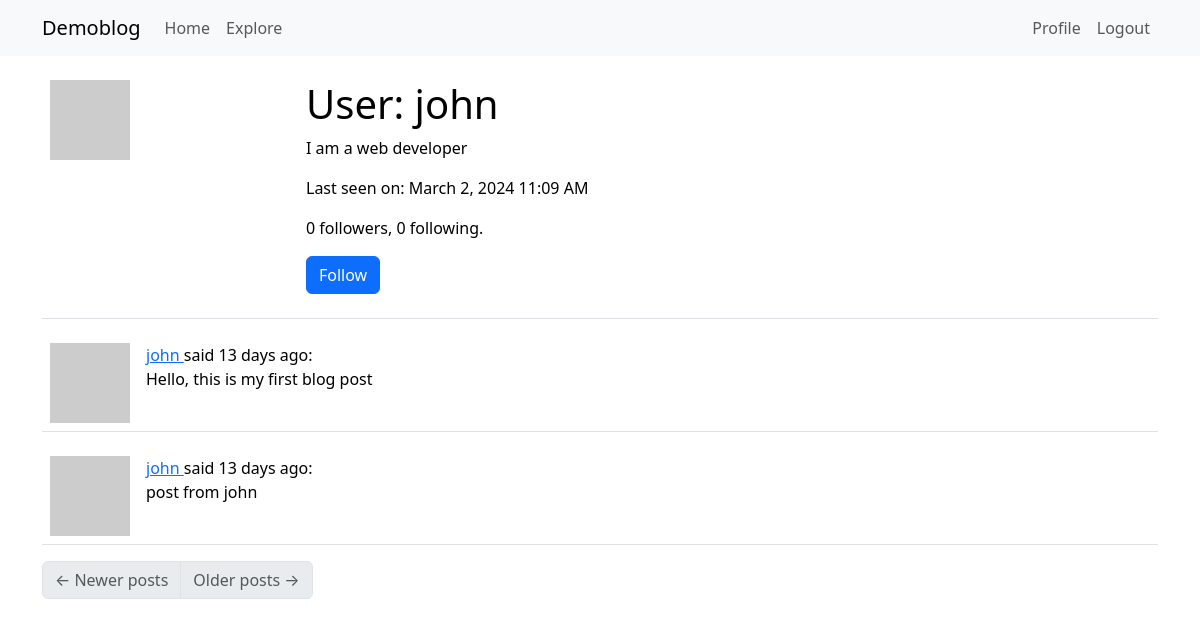
The page /user/john (signed in) on the database its author committed.
### app/models.py (models this page shows, shortened)
class PaginatedAPIMixin(object):
    @staticmethod
    def to_collection_dict(query, page, per_page, endpoint, **kwargs):
        resources = db.paginate(query, page=page, per_page=per_page, error_out=False)
        data = {
            'items': [item.to_dict() for item in resources.items],
            '_meta': {
                'page': page,
                'per_page': per_page,
                'total_pages': resources.pages,
                'total_items': resources.total
            },
            '_links': {
                'self': url_for(endpoint, page=page, per_page=per_page, **kwargs), # rest are argument for the endpoint
                'next': url_for(endpoint, page=page+1, per_page=per_page, **kwargs) if resources.has_next else None,
                'prev': url_for(endpoint, page=page-1, per_page=per_page, **kwargs) if resources.has_prev else None
            }
        }
        return data

class User(UserMixin, PaginatedAPIMixin, db.Model):
    id: so.Mapped[int] = so.mapped_column(primary_key=True)
    username: so.Mapped[str] = so.mapped_column(sa.String(64), index=True, unique=True)
    email: so.Mapped[str] = so.mapped_column(sa.String(120), index=True, unique=True)
    password_hash: so.Mapped[Optional[str]] = so.mapped_column(sa.String(256))
    posts: so.WriteOnlyMapped['Post'] = so.relationship(back_populates='author')
    about_me: so.Mapped[Optional[str]] = so.mapped_column(sa.String(140))
    last_seen: so.Mapped[Optional[datetime]] = so.mapped_column(default=lambda: datetime.now(timezone.utc))
    following: so.WriteOnlyMapped['User'] = so.relationship(
        secondary=followers, primaryjoin=(followers.c.follower_id==id),
        secondaryjoin=(followers.c.followed_id==id),
        back_populates='followers')
    followers: so.WriteOnlyMapped['User'] = so.relationship(
        secondary=followers, primaryjoin=(followers.c.followed_id==id),
        secondaryjoin=(followers.c.follower_id==id),
        back_populates='following')
    token: so.Mapped[Optional[str]] = so.mapped_column(sa.String(32), index=True, unique=True)
    token_expiration: so.Mapped[Optional[datetime]]
    def avatar(self, size):
        digest = md5(self.email.lower().encode('utf-8')).hexdigest()
        return f"http://www.gravatar.com/avatar/{digest}?d=identicon&s={size}"
    def is_following(self, user):
        query = self.following.select().where(User.id==user.id)
        return db.session.scalar(query) is not None
    def followers_count(self):
        query = sa.select(sa.func.count()).select_from(
            self.followers.select().subquery()
        )
        return db.session.scalar(query)
    def following_count(self):
        query = sa.select(sa.func.count()).select_from(
            self.following.select().subquery()
        )
        return db.session.scalar(query)

class Post(db.Model):
    id: so.Mapped[int] = so.mapped_column(primary_key=True)
    body: so.Mapped[str] = so.mapped_column(sa.String(140), index=True, unique=True)
    timestamp: so.Mapped[datetime] = so.mapped_column(index=True, default=datetime.now(timezone.utc))
    user_id: so.Mapped[int] = so.mapped_column(sa.ForeignKey(User.id), index=True)
    author: so.Mapped[User] = so.relationship(back_populates='posts')

### app/main/routes.py (the view)
@bp.route("/user/<username>")
@login_required
def user(username):
    user = db.first_or_404(sa.select(User).where(User.username==username))
    page = request.args.get('page', 1, int)
    query = user.posts.select().order_by(Post.timestamp.desc())
    posts = db.paginate(query, page=page, per_page=current_app.config['POST_PER_PAGE'],
                        error_out=False)
    next_url = url_for('main.user', username=user.username, page=posts.next_num) \
        if posts.has_next else None
    prev_url = url_for('main.user', username=user.username, page=posts.prev_num) \
        if posts.has_prev else None
    form = EmptyForm()
    return render_template('user.html', user=user, posts=posts, form=form,
                           next_url=next_url, prev_url=prev_url)

### app/main/forms.py
class EmptyForm(FlaskForm):
    submit = SubmitField(label='Submit')

### app/main/routes.py (called while the page is built)
@bp.before_request
def before_request():
    if current_user.is_authenticated:
        current_user.last_seen = datetime.now(timezone.utc)
        db.session.commit()

### app/models.py (called while the page is built)
@login.user_loader
def load_user(id):
    return db.session.get(User, int(id))

### app/templates/user.html (shortened to what this page needs)
{% extends "base.html" %}
{% block content %}
    <table class="table table-hover">
        <tr>
            <td width="256px"><img src="{{ user.avatar(256) }}"></td>
            <td>
                <h1>User: {{ user.username }}</h1>
                {% if user.about_me %}<p>{{ user.about_me }}</p>{% endif %}
                {% if user.last_seen %}<p>Last seen on: {{ moment(user.last_seen).format('LLL') }}</p>{% endif %}
                <p>{{ user.followers_count() }} followers, {{ user.following_count() }} following.</p>
                {% if user == current_user %}
                <p><a href="{{ url_for('main.edit_profile') }}">Edit your profile</a></p>
                {% elif not current_user.is_following(user) %}
                <p>
                    <form action="{{ url_for('main.follow', username=user.username) }}" method="post">
                        {{ form.submit(value='Follow', class_='btn btn-primary') }}
                    </form>
                </p>
                {% endif %}
            </td>
        </tr>
    </table>
    {% for post in posts %}
        {% include '_post.html' %}
    {% endfor %}
    <nav aria-label="Post navigation">
        <ul class="pagination">
            <li class="page-item{% if not prev_url %} disabled{% endif %}">
                <a class="page-link" href="{{ prev_url }}">
                    <span aria-hidden="true">&larr;</span> Newer posts
                </a>
            </li>
            <li class="page-item{% if not next_url %} disabled{% endif %}">
                <a class="page-link" href="{{ next_url }}">
                    Older posts <span aria-hidden="true">&rarr;</span>
                </a>
            </li>
        </ul>
    </nav>
{% endblock %}

### app/templates/_post.html (shortened to what this page needs)
<table class="table table-hover">
    <tr>
        <td width="70px">
            <a href="{{ url_for('main.user', username=post.author.username) }}">
                <img src="{{ post.author.avatar(70) }}" />
            </a>
        </td>
        <td>
            <a href="{{ url_for('main.user', username=post.author.username) }}">
                {{ post.author.username }}
            </a>
             said {{ moment(post.timestamp).fromNow() }}:
            <br>
            {{ post.body }}
            <br>
        </td>
    </tr>
</table>

### rows shown on the page
User: username "john", about_me "I am a web developer", last_seen "March 2, 2024 11:09 AM"
Post: author.username "john", timestamp "13 days ago", body "Hello, this is my first blog post"
Post: author.username "john", timestamp "13 days ago", body "post from john"

### other values the page prints
{{ user.followers_count() }} "0"
{{ user.following_count() }} "0"
